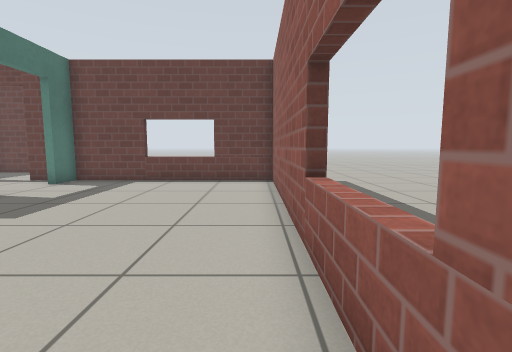
View 1 (above)

17 first-person views from a walk through a robot-simulator world made for Gazebo. The camera is 0.72 m above the floor, tilts 6° down and sees 85° across. The floor is counted in squares, 0.5 m on a side. Each view is taken from the middle of a square. On the plan, view 1 faces up. The plan holds only what a view shows up to about 14 squares ahead; the rest is blank. Robots are left out. Gazebo's built-in surfaces are drawn with simple patterns.

View 2
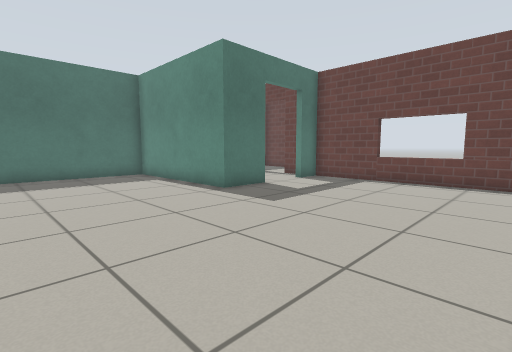

View 3
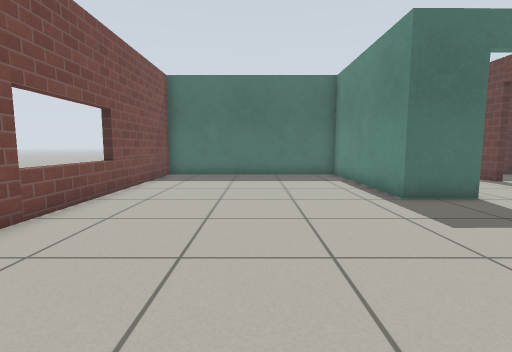

View 4
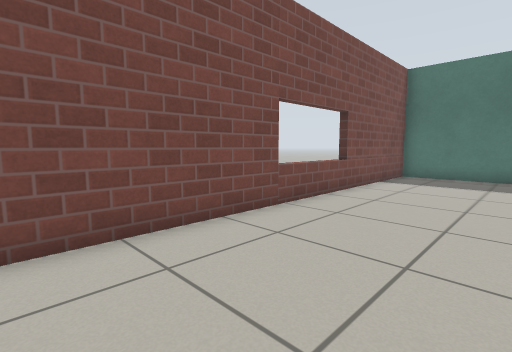

View 5
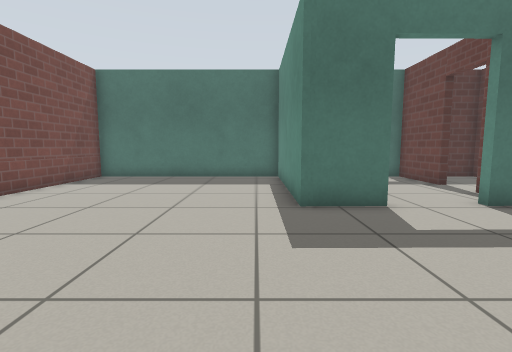

View 6
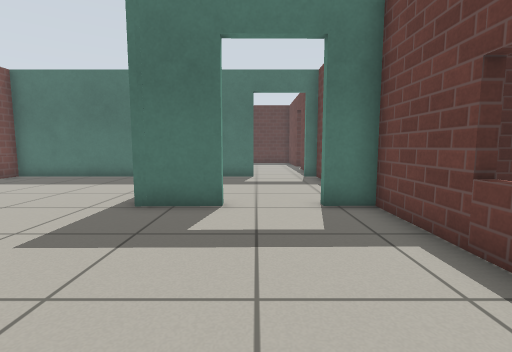

View 7
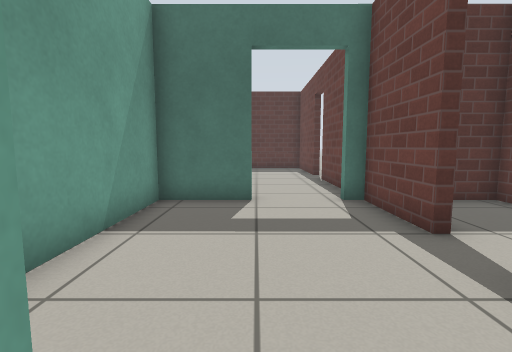

View 8
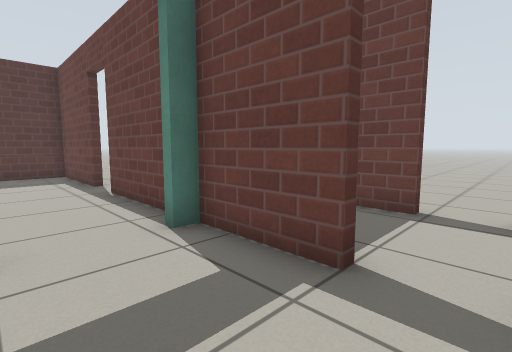

View 9
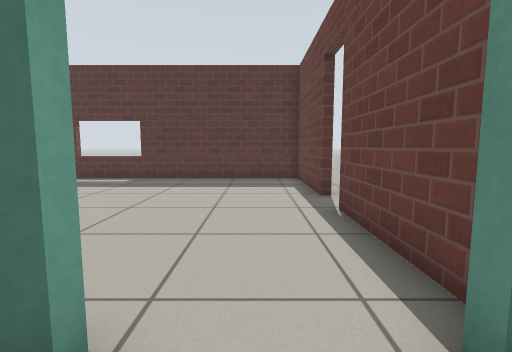

View 10
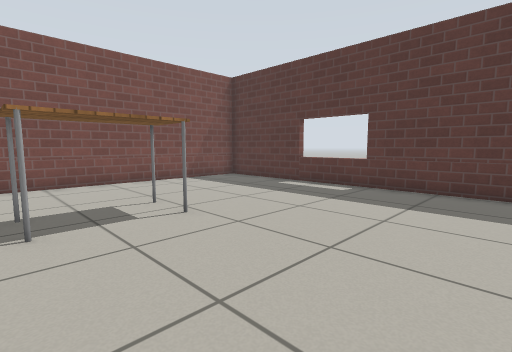

View 11
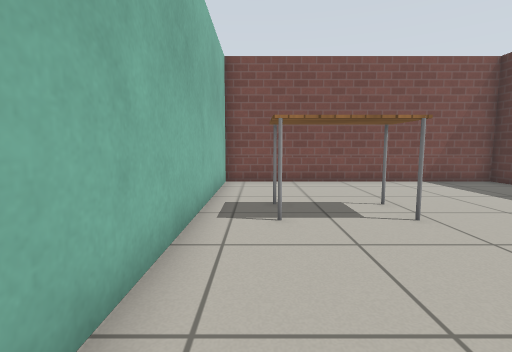

View 12
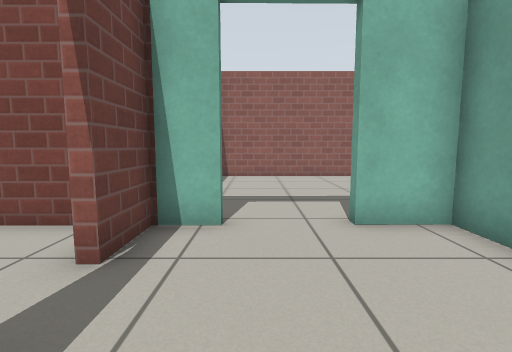

View 13
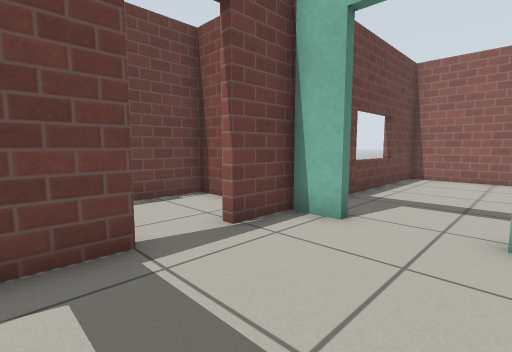

View 14
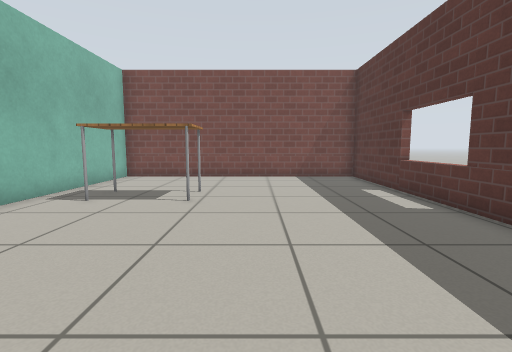

View 15
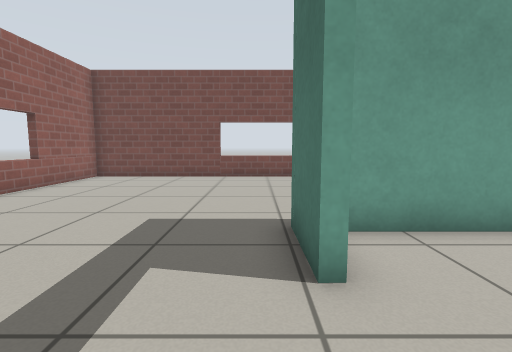

View 16
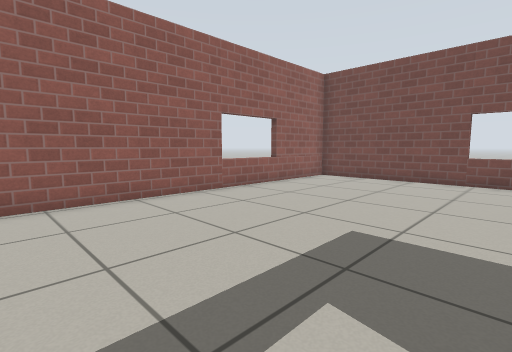

View 17
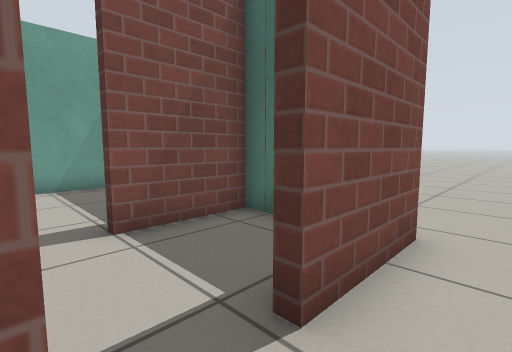

### Floor plan
Points are (right, up) in squares from view 1. A wall is a line through its corners. A room is listed if a view was taken in it or the views show most of it. See-through windows are left out.
Room 1 (views 1, 2, 3, 4, 5, 6, 7, 15, 16)
walls: (-7.7, 8.3) (-7.6, 6.1) (-14.4, 6.1) (-14.4, -2.5) (0.7, -2.5) (0.7, 11.9) (-7.7, 11.9) (-7.7, 10.6)
ways out: open door at (-8, 9.5) to room 2
Room 2 (views 8, 9, 12, 13)
walls: (-11.4, 11.9) (-14.4, 11.9); (-8, 10.6) (-8, 11.9) (-9.7, 11.9); (-14.4, 8.9) (-14.4, 6.4) (-7.9, 6.4) (-8, 8.3)
ways out: open door at (-8, 9.5) to room 1; open door at (-14.6, 10.2) to room 3; open door at (-10.5, 12) to room 5
Room 3 (views 10, 11, 14)
walls: (-21.1, 11.9) (-25.7, 11.9) (-25.7, -2.5) (-14.8, -2.5) (-14.7, 7.8); (-15.4, 11.9) (-19.4, 11.9)
ways out: open door at (-14.6, 10.2) to room 2; open door at (-20.5, 12)
objects: table (-19, 2) to (-17, 3)
Room 4 (view 17)
walls: (-7.7, 15.2) (-7.7, 14.7); (-14.7, 15.8) (-11.7, 15.8) (-11.7, 15.5)
ways out: opening at (-11, 16) to room 5; opening at (-14, 17)
Room 5 (no view inside)
walls: (-11.7, 15.5) (-14.4, 15.5) (-14.4, 12.2) (-11.5, 12.2); (-8, 13.3) (-8, 15.5) (-10.2, 15.5)
ways out: open door at (-10.5, 12) to room 2; opening at (-11, 16) to room 4

Positions as (right, up) in squares from view 1, and headings:
1: (0, 0), facing up
2: (0, 0), facing up-left
3: (0, 2), facing left
4: (0, 2), facing down-left
5: (-1, 5), facing left
6: (-1, 9), facing left
7: (-7, 9), facing left
8: (-10, 9), facing up-left
9: (-13, 10), facing left
10: (-16, 9), facing down-left
11: (-16, 9), facing down
12: (-13, 10), facing right
13: (-13, 8), facing up-right
14: (-21, 11), facing down
15: (-7, 11), facing down
16: (-7, 10), facing down-right
17: (-10, 17), facing down-left
